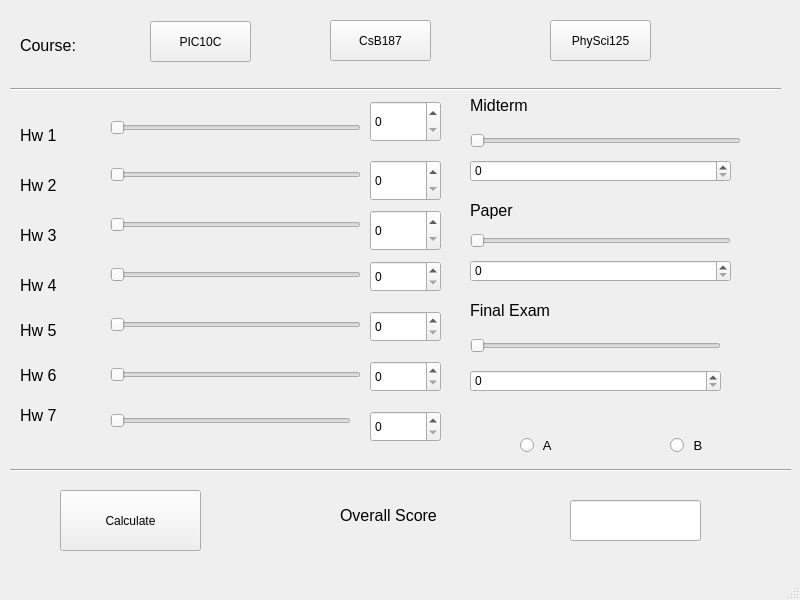
<?xml version="1.0" encoding="UTF-8"?>
<ui version="4.0">
 <class>MainWindow</class>
 <widget class="QMainWindow" name="MainWindow">
  <property name="geometry">
   <rect>
    <x>0</x>
    <y>0</y>
    <width>800</width>
    <height>600</height>
   </rect>
  </property>
  <property name="sizeIncrement">
   <size>
    <width>7</width>
    <height>7</height>
   </size>
  </property>
  <property name="windowTitle">
   <string>MainWindow</string>
  </property>
  <widget class="QWidget" name="centralwidget">
   <widget class="QSlider" name="hw1Slider">
    <property name="geometry">
     <rect>
      <x>110</x>
      <y>112</y>
      <width>251</width>
      <height>31</height>
     </rect>
    </property>
    <property name="sizePolicy">
     <sizepolicy hsizetype="Expanding" vsizetype="Fixed">
      <horstretch>25</horstretch>
      <verstretch>39</verstretch>
     </sizepolicy>
    </property>
    <property name="mouseTracking">
     <bool>false</bool>
    </property>
    <property name="maximum">
     <number>100</number>
    </property>
    <property name="orientation">
     <enum>Qt::Horizontal</enum>
    </property>
   </widget>
   <widget class="QSlider" name="hw2Slider">
    <property name="geometry">
     <rect>
      <x>110</x>
      <y>159</y>
      <width>251</width>
      <height>31</height>
     </rect>
    </property>
    <property name="maximum">
     <number>100</number>
    </property>
    <property name="orientation">
     <enum>Qt::Horizontal</enum>
    </property>
   </widget>
   <widget class="QSlider" name="hw3Slider">
    <property name="geometry">
     <rect>
      <x>110</x>
      <y>209</y>
      <width>251</width>
      <height>31</height>
     </rect>
    </property>
    <property name="maximum">
     <number>100</number>
    </property>
    <property name="orientation">
     <enum>Qt::Horizontal</enum>
    </property>
   </widget>
   <widget class="QSlider" name="hw4Slider">
    <property name="geometry">
     <rect>
      <x>110</x>
      <y>259</y>
      <width>251</width>
      <height>31</height>
     </rect>
    </property>
    <property name="maximum">
     <number>100</number>
    </property>
    <property name="orientation">
     <enum>Qt::Horizontal</enum>
    </property>
   </widget>
   <widget class="QSlider" name="hw5Slider">
    <property name="geometry">
     <rect>
      <x>110</x>
      <y>309</y>
      <width>251</width>
      <height>31</height>
     </rect>
    </property>
    <property name="maximum">
     <number>100</number>
    </property>
    <property name="orientation">
     <enum>Qt::Horizontal</enum>
    </property>
   </widget>
   <widget class="QSlider" name="hw6Slider">
    <property name="geometry">
     <rect>
      <x>110</x>
      <y>359</y>
      <width>251</width>
      <height>31</height>
     </rect>
    </property>
    <property name="maximum">
     <number>100</number>
    </property>
    <property name="orientation">
     <enum>Qt::Horizontal</enum>
    </property>
   </widget>
   <widget class="QSlider" name="mtSlider">
    <property name="geometry">
     <rect>
      <x>470</x>
      <y>130</y>
      <width>271</width>
      <height>21</height>
     </rect>
    </property>
    <property name="maximum">
     <number>100</number>
    </property>
    <property name="orientation">
     <enum>Qt::Horizontal</enum>
    </property>
   </widget>
   <widget class="QSlider" name="paperSlider">
    <property name="geometry">
     <rect>
      <x>470</x>
      <y>230</y>
      <width>261</width>
      <height>21</height>
     </rect>
    </property>
    <property name="maximum">
     <number>100</number>
    </property>
    <property name="orientation">
     <enum>Qt::Horizontal</enum>
    </property>
   </widget>
   <widget class="QSlider" name="finalSlider">
    <property name="geometry">
     <rect>
      <x>470</x>
      <y>335</y>
      <width>251</width>
      <height>21</height>
     </rect>
    </property>
    <property name="maximum">
     <number>100</number>
    </property>
    <property name="orientation">
     <enum>Qt::Horizontal</enum>
    </property>
   </widget>
   <widget class="QSpinBox" name="hw1SpinBox">
    <property name="geometry">
     <rect>
      <x>370</x>
      <y>101</y>
      <width>71</width>
      <height>41</height>
     </rect>
    </property>
    <property name="maximum">
     <number>100</number>
    </property>
   </widget>
   <widget class="QSpinBox" name="hw2SpinBox">
    <property name="geometry">
     <rect>
      <x>370</x>
      <y>160</y>
      <width>71</width>
      <height>41</height>
     </rect>
    </property>
    <property name="maximum">
     <number>100</number>
    </property>
   </widget>
   <widget class="QSpinBox" name="hw3SpinBox">
    <property name="geometry">
     <rect>
      <x>370</x>
      <y>210</y>
      <width>71</width>
      <height>41</height>
     </rect>
    </property>
    <property name="maximum">
     <number>100</number>
    </property>
   </widget>
   <widget class="QSpinBox" name="hw4SpinBox">
    <property name="geometry">
     <rect>
      <x>370</x>
      <y>261</y>
      <width>71</width>
      <height>31</height>
     </rect>
    </property>
    <property name="maximum">
     <number>100</number>
    </property>
   </widget>
   <widget class="QSpinBox" name="hw5SpinBox">
    <property name="geometry">
     <rect>
      <x>370</x>
      <y>311</y>
      <width>71</width>
      <height>31</height>
     </rect>
    </property>
    <property name="maximum">
     <number>100</number>
    </property>
   </widget>
   <widget class="QSpinBox" name="hw6SpinBox">
    <property name="geometry">
     <rect>
      <x>370</x>
      <y>361</y>
      <width>71</width>
      <height>31</height>
     </rect>
    </property>
    <property name="maximum">
     <number>100</number>
    </property>
   </widget>
   <widget class="QSpinBox" name="finalSpinBox">
    <property name="geometry">
     <rect>
      <x>470</x>
      <y>370</y>
      <width>251</width>
      <height>22</height>
     </rect>
    </property>
    <property name="maximum">
     <number>100</number>
    </property>
   </widget>
   <widget class="QSpinBox" name="paperSpinBox">
    <property name="geometry">
     <rect>
      <x>470</x>
      <y>260</y>
      <width>261</width>
      <height>22</height>
     </rect>
    </property>
    <property name="maximum">
     <number>100</number>
    </property>
   </widget>
   <widget class="QSpinBox" name="mtSpinBox">
    <property name="geometry">
     <rect>
      <x>470</x>
      <y>160</y>
      <width>261</width>
      <height>22</height>
     </rect>
    </property>
    <property name="maximum">
     <number>100</number>
    </property>
   </widget>
   <widget class="QRadioButton" name="schemaA">
    <property name="geometry">
     <rect>
      <x>520</x>
      <y>420</y>
      <width>91</width>
      <height>51</height>
     </rect>
    </property>
    <property name="font">
     <font>
      <pointsize>10</pointsize>
     </font>
    </property>
    <property name="text">
     <string> A    </string>
    </property>
   </widget>
   <widget class="QRadioButton" name="schemaB">
    <property name="geometry">
     <rect>
      <x>670</x>
      <y>420</y>
      <width>101</width>
      <height>51</height>
     </rect>
    </property>
    <property name="font">
     <font>
      <pointsize>10</pointsize>
     </font>
    </property>
    <property name="text">
     <string> B    </string>
    </property>
   </widget>
   <widget class="QLabel" name="hw1Label">
    <property name="geometry">
     <rect>
      <x>20</x>
      <y>120</y>
      <width>81</width>
      <height>31</height>
     </rect>
    </property>
    <property name="font">
     <font>
      <pointsize>12</pointsize>
     </font>
    </property>
    <property name="text">
     <string>Hw 1</string>
    </property>
   </widget>
   <widget class="QLabel" name="hw2Label">
    <property name="geometry">
     <rect>
      <x>20</x>
      <y>170</y>
      <width>81</width>
      <height>31</height>
     </rect>
    </property>
    <property name="font">
     <font>
      <pointsize>12</pointsize>
     </font>
    </property>
    <property name="text">
     <string>Hw 2</string>
    </property>
   </widget>
   <widget class="QLabel" name="hw3Label">
    <property name="geometry">
     <rect>
      <x>20</x>
      <y>220</y>
      <width>81</width>
      <height>31</height>
     </rect>
    </property>
    <property name="font">
     <font>
      <pointsize>12</pointsize>
     </font>
    </property>
    <property name="text">
     <string>Hw 3</string>
    </property>
   </widget>
   <widget class="QLabel" name="hw4Label">
    <property name="geometry">
     <rect>
      <x>20</x>
      <y>270</y>
      <width>81</width>
      <height>31</height>
     </rect>
    </property>
    <property name="font">
     <font>
      <pointsize>12</pointsize>
     </font>
    </property>
    <property name="text">
     <string>Hw 4</string>
    </property>
   </widget>
   <widget class="QLabel" name="hw5Label">
    <property name="geometry">
     <rect>
      <x>20</x>
      <y>310</y>
      <width>81</width>
      <height>41</height>
     </rect>
    </property>
    <property name="font">
     <font>
      <pointsize>12</pointsize>
     </font>
    </property>
    <property name="text">
     <string>Hw 5</string>
    </property>
   </widget>
   <widget class="QLabel" name="hw6Label">
    <property name="geometry">
     <rect>
      <x>20</x>
      <y>360</y>
      <width>81</width>
      <height>31</height>
     </rect>
    </property>
    <property name="font">
     <font>
      <pointsize>12</pointsize>
     </font>
    </property>
    <property name="text">
     <string>Hw 6</string>
    </property>
   </widget>
   <widget class="QLabel" name="courseLabel">
    <property name="geometry">
     <rect>
      <x>20</x>
      <y>30</y>
      <width>121</width>
      <height>31</height>
     </rect>
    </property>
    <property name="maximumSize">
     <size>
      <width>16777215</width>
      <height>16777215</height>
     </size>
    </property>
    <property name="baseSize">
     <size>
      <width>5</width>
      <height>5</height>
     </size>
    </property>
    <property name="font">
     <font>
      <pointsize>12</pointsize>
     </font>
    </property>
    <property name="text">
     <string>Course:</string>
    </property>
   </widget>
   <widget class="QLabel" name="mtLabel">
    <property name="geometry">
     <rect>
      <x>470</x>
      <y>85</y>
      <width>141</width>
      <height>41</height>
     </rect>
    </property>
    <property name="font">
     <font>
      <pointsize>12</pointsize>
     </font>
    </property>
    <property name="text">
     <string>Midterm</string>
    </property>
   </widget>
   <widget class="QLabel" name="paperLabel">
    <property name="geometry">
     <rect>
      <x>470</x>
      <y>190</y>
      <width>141</width>
      <height>41</height>
     </rect>
    </property>
    <property name="font">
     <font>
      <pointsize>12</pointsize>
     </font>
    </property>
    <property name="text">
     <string>Paper</string>
    </property>
   </widget>
   <widget class="QLabel" name="finalLabel">
    <property name="geometry">
     <rect>
      <x>470</x>
      <y>290</y>
      <width>181</width>
      <height>41</height>
     </rect>
    </property>
    <property name="font">
     <font>
      <pointsize>12</pointsize>
     </font>
    </property>
    <property name="text">
     <string>Final Exam</string>
    </property>
   </widget>
   <widget class="QLineEdit" name="Display">
    <property name="geometry">
     <rect>
      <x>570</x>
      <y>500</y>
      <width>131</width>
      <height>41</height>
     </rect>
    </property>
   </widget>
   <widget class="QLabel" name="OverallScore">
    <property name="geometry">
     <rect>
      <x>340</x>
      <y>490</y>
      <width>201</width>
      <height>51</height>
     </rect>
    </property>
    <property name="font">
     <font>
      <pointsize>12</pointsize>
     </font>
    </property>
    <property name="text">
     <string>Overall Score</string>
    </property>
   </widget>
   <widget class="QPushButton" name="calcButton">
    <property name="geometry">
     <rect>
      <x>60</x>
      <y>490</y>
      <width>141</width>
      <height>61</height>
     </rect>
    </property>
    <property name="text">
     <string>Calculate</string>
    </property>
   </widget>
   <widget class="QPushButton" name="picButton">
    <property name="geometry">
     <rect>
      <x>150</x>
      <y>21</y>
      <width>101</width>
      <height>41</height>
     </rect>
    </property>
    <property name="text">
     <string>PIC10C</string>
    </property>
   </widget>
   <widget class="QPushButton" name="csbButton">
    <property name="geometry">
     <rect>
      <x>330</x>
      <y>20</y>
      <width>101</width>
      <height>41</height>
     </rect>
    </property>
    <property name="text">
     <string>CsB187</string>
    </property>
   </widget>
   <widget class="QPushButton" name="phyButton">
    <property name="geometry">
     <rect>
      <x>550</x>
      <y>20</y>
      <width>101</width>
      <height>41</height>
     </rect>
    </property>
    <property name="text">
     <string>PhySci125</string>
    </property>
   </widget>
   <widget class="QLabel" name="hw7Label">
    <property name="geometry">
     <rect>
      <x>20</x>
      <y>390</y>
      <width>81</width>
      <height>51</height>
     </rect>
    </property>
    <property name="font">
     <font>
      <pointsize>12</pointsize>
     </font>
    </property>
    <property name="text">
     <string>Hw 7</string>
    </property>
   </widget>
   <widget class="QSlider" name="hw7Slider">
    <property name="geometry">
     <rect>
      <x>110</x>
      <y>410</y>
      <width>241</width>
      <height>21</height>
     </rect>
    </property>
    <property name="maximum">
     <number>100</number>
    </property>
    <property name="orientation">
     <enum>Qt::Horizontal</enum>
    </property>
   </widget>
   <widget class="QSpinBox" name="hw7SpinBox">
    <property name="geometry">
     <rect>
      <x>370</x>
      <y>411</y>
      <width>71</width>
      <height>31</height>
     </rect>
    </property>
    <property name="maximum">
     <number>100</number>
    </property>
   </widget>
   <widget class="Line" name="line">
    <property name="geometry">
     <rect>
      <x>10</x>
      <y>79</y>
      <width>771</width>
      <height>21</height>
     </rect>
    </property>
    <property name="orientation">
     <enum>Qt::Horizontal</enum>
    </property>
   </widget>
   <widget class="Line" name="line_2">
    <property name="geometry">
     <rect>
      <x>10</x>
      <y>460</y>
      <width>781</width>
      <height>21</height>
     </rect>
    </property>
    <property name="orientation">
     <enum>Qt::Horizontal</enum>
    </property>
   </widget>
  </widget>
  <widget class="QMenuBar" name="menubar">
   <property name="geometry">
    <rect>
     <x>0</x>
     <y>0</y>
     <width>800</width>
     <height>21</height>
    </rect>
   </property>
  </widget>
  <widget class="QStatusBar" name="statusbar"/>
 </widget>
 <resources/>
 <connections/>
</ui>
